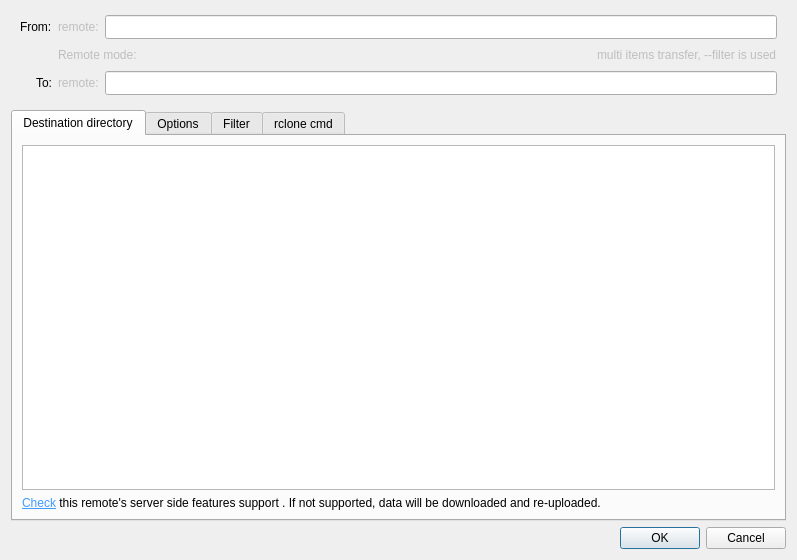
<?xml version="1.0" encoding="UTF-8"?>
<ui version="4.0">
 <class>RemoteFolderDialog</class>
 <widget class="QDialog" name="RemoteFolderDialog">
  <property name="geometry">
   <rect>
    <x>0</x>
    <y>0</y>
    <width>797</width>
    <height>560</height>
   </rect>
  </property>
  <property name="minimumSize">
   <size>
    <width>755</width>
    <height>560</height>
   </size>
  </property>
  <layout class="QVBoxLayout" name="verticalLayout_2">
   <property name="topMargin">
    <number>6</number>
   </property>
   <item>
    <widget class="QFrame" name="frame">
     <property name="styleSheet">
      <string notr="true">QFrame { border: 0; }</string>
     </property>
     <property name="frameShape">
      <enum>QFrame::StyledPanel</enum>
     </property>
     <property name="frameShadow">
      <enum>QFrame::Plain</enum>
     </property>
     <property name="lineWidth">
      <number>0</number>
     </property>
     <layout class="QGridLayout" name="gridLayout">
      <item row="0" column="0" alignment="Qt::AlignRight">
       <widget class="QLabel" name="label_13">
        <property name="sizePolicy">
         <sizepolicy hsizetype="Fixed" vsizetype="Preferred">
          <horstretch>0</horstretch>
          <verstretch>0</verstretch>
         </sizepolicy>
        </property>
        <property name="text">
         <string>From:</string>
        </property>
        <property name="buddy">
         <cstring>source</cstring>
        </property>
       </widget>
      </item>
      <item row="0" column="1">
       <layout class="QHBoxLayout" name="horizontalLayout_9">
        <item alignment="Qt::AlignRight">
         <widget class="QLabel" name="l_sourceRemote">
          <property name="enabled">
           <bool>false</bool>
          </property>
          <property name="sizePolicy">
           <sizepolicy hsizetype="Fixed" vsizetype="Preferred">
            <horstretch>0</horstretch>
            <verstretch>0</verstretch>
           </sizepolicy>
          </property>
          <property name="text">
           <string>remote:</string>
          </property>
         </widget>
        </item>
        <item>
         <widget class="QLineEdit" name="source">
          <property name="minimumSize">
           <size>
            <width>0</width>
            <height>24</height>
           </size>
          </property>
          <property name="readOnly">
           <bool>true</bool>
          </property>
         </widget>
        </item>
       </layout>
      </item>
      <item row="1" column="1">
       <layout class="QHBoxLayout" name="horizontalLayout_GoogleDrive">
        <item>
         <widget class="QLabel" name="remoteModeLabel">
          <property name="enabled">
           <bool>false</bool>
          </property>
          <property name="text">
           <string>Remote mode: </string>
          </property>
         </widget>
        </item>
        <item>
         <widget class="QLineEdit" name="remoteMode">
          <property name="enabled">
           <bool>false</bool>
          </property>
          <property name="contextMenuPolicy">
           <enum>Qt::NoContextMenu</enum>
          </property>
          <property name="styleSheet">
           <string notr="true">* { background-color: rgba(0, 0, 0, 0); }</string>
          </property>
          <property name="text">
           <string/>
          </property>
          <property name="frame">
           <bool>false</bool>
          </property>
          <property name="readOnly">
           <bool>true</bool>
          </property>
         </widget>
        </item>
        <item>
         <spacer name="horizontalSpacer_12">
          <property name="orientation">
           <enum>Qt::Horizontal</enum>
          </property>
          <property name="sizeType">
           <enum>QSizePolicy::Fixed</enum>
          </property>
          <property name="sizeHint" stdset="0">
           <size>
            <width>30</width>
            <height>20</height>
           </size>
          </property>
         </spacer>
        </item>
        <item>
         <widget class="QLabel" name="multiInfo">
          <property name="enabled">
           <bool>false</bool>
          </property>
          <property name="text">
           <string>multi items transfer, --filter is used</string>
          </property>
         </widget>
        </item>
       </layout>
      </item>
      <item row="2" column="1">
       <layout class="QHBoxLayout" name="horizontalLayout">
        <item alignment="Qt::AlignRight">
         <widget class="QLabel" name="l_destRemote">
          <property name="enabled">
           <bool>false</bool>
          </property>
          <property name="text">
           <string>remote:</string>
          </property>
         </widget>
        </item>
        <item>
         <widget class="QLineEdit" name="destination">
          <property name="minimumSize">
           <size>
            <width>0</width>
            <height>24</height>
           </size>
          </property>
          <property name="readOnly">
           <bool>true</bool>
          </property>
         </widget>
        </item>
       </layout>
      </item>
      <item row="2" column="0" alignment="Qt::AlignRight">
       <widget class="QLabel" name="label_4">
        <property name="text">
         <string>To:</string>
        </property>
       </widget>
      </item>
     </layout>
    </widget>
   </item>
   <item>
    <widget class="QTabWidget" name="tabWidget">
     <property name="currentIndex">
      <number>0</number>
     </property>
     <widget class="QWidget" name="tab1">
      <attribute name="title">
       <string>Destination directory</string>
      </attribute>
      <layout class="QVBoxLayout" name="verticalLayout_4">
       <item>
        <widget class="QTreeView" name="tree">
         <property name="editTriggers">
          <set>QAbstractItemView::NoEditTriggers</set>
         </property>
         <property name="uniformRowHeights">
          <bool>true</bool>
         </property>
         <property name="sortingEnabled">
          <bool>true</bool>
         </property>
         <attribute name="headerStretchLastSection">
          <bool>false</bool>
         </attribute>
        </widget>
       </item>
       <item>
        <spacer name="verticalSpacer_4">
         <property name="orientation">
          <enum>Qt::Vertical</enum>
         </property>
         <property name="sizeType">
          <enum>QSizePolicy::Fixed</enum>
         </property>
         <property name="sizeHint" stdset="0">
          <size>
           <width>20</width>
           <height>0</height>
          </size>
         </property>
        </spacer>
       </item>
       <item>
        <widget class="QLabel" name="label">
         <property name="text">
          <string>&lt;html&gt;&lt;head/&gt;&lt;body&gt;&lt;p&gt;&lt;a href=&quot;https://rclone.org/overview/#optional-features&quot;&gt;&lt;span style=&quot; text-decoration: underline; color:#419cff;&quot;&gt;Check&lt;/span&gt;&lt;/a&gt; this remote's server side features support . If not supported, data will be downloaded and re-uploaded.&lt;/p&gt;&lt;/body&gt;&lt;/html&gt;</string>
         </property>
         <property name="openExternalLinks">
          <bool>true</bool>
         </property>
         <property name="textInteractionFlags">
          <set>Qt::LinksAccessibleByMouse</set>
         </property>
        </widget>
       </item>
      </layout>
     </widget>
     <widget class="QWidget" name="tab">
      <attribute name="title">
       <string>Options</string>
      </attribute>
      <layout class="QVBoxLayout" name="verticalLayout_6">
       <item>
        <layout class="QHBoxLayout" name="horizontalLayout_10">
         <item>
          <widget class="QLabel" name="label_16">
           <property name="sizePolicy">
            <sizepolicy hsizetype="Fixed" vsizetype="Preferred">
             <horstretch>0</horstretch>
             <verstretch>0</verstretch>
            </sizepolicy>
           </property>
           <property name="text">
            <string>Default rclone options:</string>
           </property>
          </widget>
         </item>
         <item>
          <widget class="QLabel" name="le_defaultRcloneOptions">
           <property name="enabled">
            <bool>false</bool>
           </property>
           <property name="toolTip">
            <string>&lt;html&gt;&lt;head/&gt;&lt;body&gt;&lt;p&gt;set in preferences&lt;/p&gt;&lt;/body&gt;&lt;/html&gt;</string>
           </property>
           <property name="text">
            <string>TextLabel</string>
           </property>
           <property name="textInteractionFlags">
            <set>Qt::LinksAccessibleByMouse|Qt::TextSelectableByMouse</set>
           </property>
          </widget>
         </item>
        </layout>
       </item>
       <item>
        <spacer name="verticalSpacer_6">
         <property name="orientation">
          <enum>Qt::Vertical</enum>
         </property>
         <property name="sizeType">
          <enum>QSizePolicy::Fixed</enum>
         </property>
         <property name="sizeHint" stdset="0">
          <size>
           <width>20</width>
           <height>3</height>
          </size>
         </property>
        </spacer>
       </item>
       <item>
        <widget class="QCheckBox" name="createEmptySrcDirs">
         <property name="toolTip">
          <string>&lt;html&gt;&lt;head/&gt;&lt;body&gt;&lt;p&gt;Create empty source dirs on destination after copy, otherwise empty directories won't be copied.&lt;/p&gt;&lt;p&gt;--create-empty-src-dirs&lt;/p&gt;&lt;/body&gt;&lt;/html&gt;</string>
         </property>
         <property name="text">
          <string>Create empty source directories </string>
         </property>
         <property name="checked">
          <bool>true</bool>
         </property>
        </widget>
       </item>
       <item>
        <widget class="QCheckBox" name="deleteEmptySrcDirs">
         <property name="toolTip">
          <string>&lt;html&gt;&lt;head/&gt;&lt;body&gt;&lt;p&gt;Delete empty source directories after move.&lt;br/&gt;&lt;br/&gt;--delete-empty-src-dirs&lt;/p&gt;&lt;/body&gt;&lt;/html&gt;</string>
         </property>
         <property name="text">
          <string>Delete empty source directories</string>
         </property>
         <property name="checked">
          <bool>true</bool>
         </property>
        </widget>
       </item>
       <item>
        <widget class="QCheckBox" name="noTraverse">
         <property name="toolTip">
          <string>&lt;html&gt;&lt;head/&gt;&lt;body&gt;&lt;p&gt;Controlls whether rclone lists the destination directory. When copying a small number of files into a large destination can speed transfers up greatly.&lt;br/&gt;&lt;br/&gt;--no-traverse&lt;/p&gt;&lt;/body&gt;&lt;/html&gt;</string>
         </property>
         <property name="text">
          <string>Don't traverse destination directory</string>
         </property>
        </widget>
       </item>
       <item>
        <widget class="QCheckBox" name="dryRun">
         <property name="toolTip">
          <string>&lt;html&gt;&lt;head/&gt;&lt;body&gt;&lt;p&gt;Trial run with no permanent changes.&lt;br/&gt;&lt;br/&gt;--dry-run&lt;/p&gt;&lt;/body&gt;&lt;/html&gt;</string>
         </property>
         <property name="text">
          <string>Dry run</string>
         </property>
        </widget>
       </item>
       <item>
        <widget class="QCheckBox" name="verbose">
         <property name="toolTip">
          <string>&lt;html&gt;&lt;head/&gt;&lt;body&gt;&lt;p&gt;Show detailed rclone command output&lt;br/&gt;&lt;br/&gt;--verbose&lt;/p&gt;&lt;/body&gt;&lt;/html&gt;</string>
         </property>
         <property name="text">
          <string>Verbose output</string>
         </property>
        </widget>
       </item>
       <item>
        <spacer name="verticalSpacer_5">
         <property name="orientation">
          <enum>Qt::Vertical</enum>
         </property>
         <property name="sizeType">
          <enum>QSizePolicy::Fixed</enum>
         </property>
         <property name="sizeHint" stdset="0">
          <size>
           <width>20</width>
           <height>5</height>
          </size>
         </property>
        </spacer>
       </item>
       <item>
        <widget class="QLabel" name="label_2">
         <property name="text">
          <string>Extra options:</string>
         </property>
        </widget>
       </item>
       <item>
        <widget class="QPlainTextEdit" name="pte_textExtra">
         <property name="toolTip">
          <string>&lt;html&gt;&lt;head/&gt;&lt;body&gt;&lt;p&gt;Extra options to apply for transfer e.g.:&lt;br/&gt;&lt;br/&gt;--fast-list&lt;br/&gt;--include &amp;quot;*.jpg&amp;quot; --ignore-case&lt;br/&gt;--include-from include-file.txt --no-traverse&lt;br/&gt;--files-from files-from.txt&lt;/p&gt;&lt;/body&gt;&lt;/html&gt;</string>
         </property>
        </widget>
       </item>
      </layout>
     </widget>
     <widget class="QWidget" name="tab_3">
      <attribute name="title">
       <string>Filter</string>
      </attribute>
      <layout class="QVBoxLayout" name="verticalLayout_8">
       <item>
        <widget class="QPlainTextEdit" name="textFilter">
         <property name="toolTip">
          <string>&lt;html&gt;&lt;head/&gt;&lt;body&gt;&lt;p&gt;Every line represents --filter pattern&lt;/p&gt;&lt;p&gt;example patterns:&lt;/p&gt;&lt;p&gt;+ file.jpg&lt;br/&gt;- /pictures/new/*.png&lt;br/&gt;+ /dir1/dir2/**&lt;br/&gt;- /directory with spaces/**&lt;br/&gt;- *&lt;/p&gt;&lt;p&gt;Special characters ? { } [ ] * \ have to be escaped with \ if part of a file name, e.g.:&lt;/p&gt;&lt;p&gt;+ FileName With \[Brackets\]&lt;br/&gt;&lt;br/&gt;check rclone online documentation for details.&lt;/p&gt;&lt;/body&gt;&lt;/html&gt;</string>
         </property>
         <property name="readOnly">
          <bool>false</bool>
         </property>
        </widget>
       </item>
      </layout>
     </widget>
     <widget class="QWidget" name="tab_2">
      <attribute name="title">
       <string>rclone cmd</string>
      </attribute>
      <layout class="QVBoxLayout" name="verticalLayout_7">
       <item>
        <widget class="QLabel" name="label_12">
         <property name="text">
          <string>rclone command line for this transfer:</string>
         </property>
        </widget>
       </item>
       <item>
        <spacer name="verticalSpacer_8">
         <property name="orientation">
          <enum>Qt::Vertical</enum>
         </property>
         <property name="sizeType">
          <enum>QSizePolicy::Fixed</enum>
         </property>
         <property name="sizeHint" stdset="0">
          <size>
           <width>20</width>
           <height>5</height>
          </size>
         </property>
        </spacer>
       </item>
       <item>
        <widget class="QPlainTextEdit" name="rcloneCmd">
         <property name="toolTip">
          <string>&lt;html&gt;&lt;head/&gt;&lt;body&gt;&lt;p&gt;So you know what's going on behind the scenes.&lt;/p&gt;&lt;/body&gt;&lt;/html&gt;</string>
         </property>
         <property name="readOnly">
          <bool>true</bool>
         </property>
        </widget>
       </item>
      </layout>
     </widget>
    </widget>
   </item>
   <item>
    <widget class="QDialogButtonBox" name="buttonBox">
     <property name="standardButtons">
      <set>QDialogButtonBox::Cancel|QDialogButtonBox::Ok</set>
     </property>
    </widget>
   </item>
  </layout>
 </widget>
 <tabstops>
  <tabstop>tabWidget</tabstop>
 </tabstops>
 <resources/>
 <connections/>
</ui>
